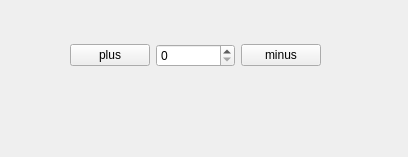
<?xml version="1.0" encoding="UTF-8"?>
<ui version="4.0">
 <class>Form</class>
 <widget class="QWidget" name="Form">
  <property name="geometry">
   <rect>
    <x>0</x>
    <y>0</y>
    <width>408</width>
    <height>157</height>
   </rect>
  </property>
  <property name="windowTitle">
   <string>Form</string>
  </property>
  <widget class="QWidget" name="">
   <property name="geometry">
    <rect>
     <x>70</x>
     <y>40</y>
     <width>251</width>
     <height>31</height>
    </rect>
   </property>
   <layout class="QHBoxLayout" name="horizontalLayout">
    <item>
     <widget class="QPushButton" name="plus_button">
      <property name="text">
       <string>plus</string>
      </property>
      <property name="icon">
       <iconset resource="resources_icon.qrc">
        <normaloff>:/newPrefix/plus.png</normaloff>:/newPrefix/plus.png</iconset>
      </property>
     </widget>
    </item>
    <item>
     <widget class="QSpinBox" name="spinBox"/>
    </item>
    <item>
     <widget class="QPushButton" name="minus_button">
      <property name="text">
       <string>minus</string>
      </property>
      <property name="icon">
       <iconset resource="resources_icon.qrc">
        <normaloff>:/newPrefix/plus.png</normaloff>:/newPrefix/plus.png</iconset>
      </property>
     </widget>
    </item>
   </layout>
  </widget>
 </widget>
 <resources>
  <include location="resources_icon.qrc"/>
 </resources>
 <connections/>
</ui>
